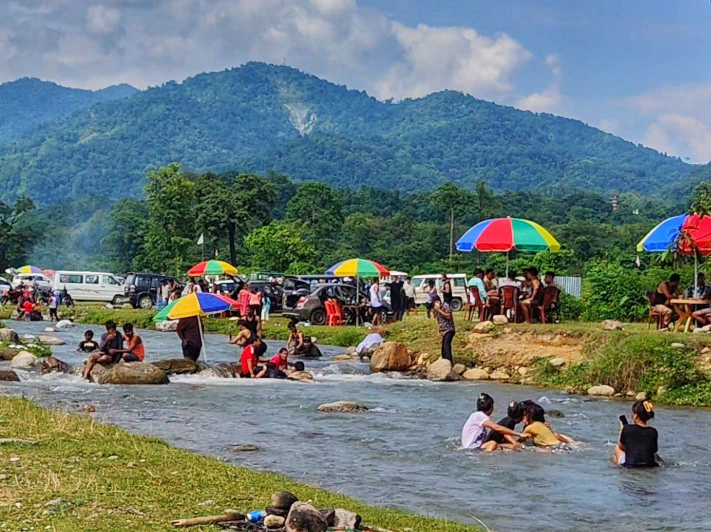
#> input picture docs/photos/original-stream-and-hills.jpg, 1421 x 1064 px (shown at 1/2 size)
$ python prepare.py
#> lines starting #> are read from the running program, lines starting #| are printed output that depends on the picture
"""Crops and compresses the landing page photos.

Originals are kept beside this file. Output goes to frontend/public/photos/.
Run from the project folder:

    docker compose exec backend python /photos/prepare.py
"""

from pathlib import Path

from PIL import Image

HERE = Path(__file__).resolve().parent
OUT = Path("/photos-out")

# name: (source file, crop box left/top/right/bottom or None for the whole picture, output width)
PHOTOS = {
    # Hero: wide view of the stream, umbrellas and hills.
    "hero": ("original-stream-and-hills.jpg", (0, 150, 1421, 950), 1280),
    # The crop leaves out the foreground, where a number plate was readable.
    "vehicles": ("original-parking-area.jpg", (0, 235, 1155, 785), 800),
    "evening": ("original-river-boats.jpg", (0, 200, 1155, 750), 800),
    # Shown whole: the two safety messages in its corners are part of the picture.
    "driver": ("original-driver.webp", None, 800),
}

OUT.mkdir(parents=True, exist_ok=True)
for name, (source, box, width) in PHOTOS.items():
    image = Image.open(HERE / source).convert("RGB")
#> image is the input picture: PIL image 1421x1064 RGB; mean R, G, B 107.8, 122.2, 122
    if box:
        image = image.crop(box)
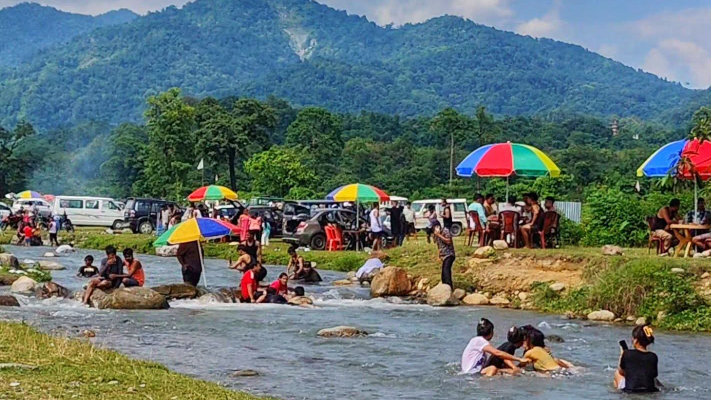
#> image: PIL image 1421x800 RGB (shown at 1/2 size); mean R, G, B 99.7, 114.3, 111.9
    height = round(image.height * width / image.width)
#> height = 721
    image = image.resize((width, height), Image.Resampling.LANCZOS)
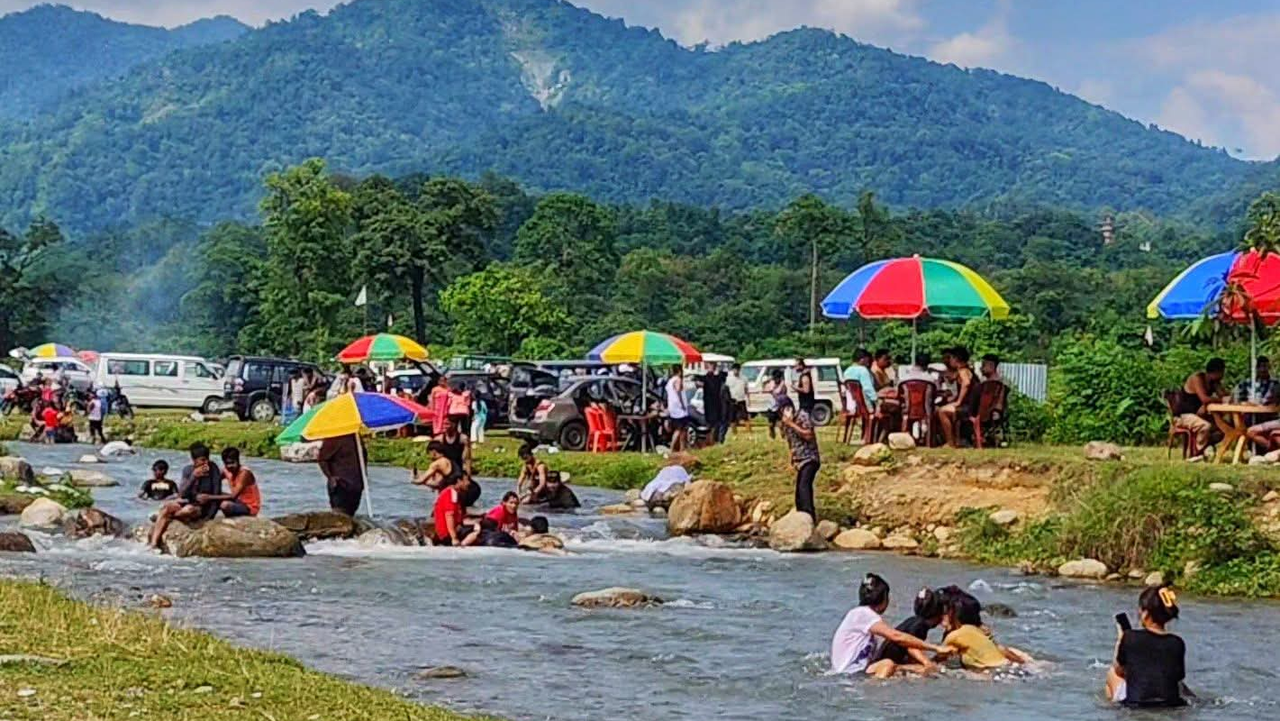
#> image: PIL image 1280x721 RGB; mean R, G, B 99.7, 114.3, 111.9
    target = OUT / f"{name}.webp"
    image.save(target, "WEBP", quality=76, method=6)
#> (the run stopped early here; a loop or call above may not have finished)
